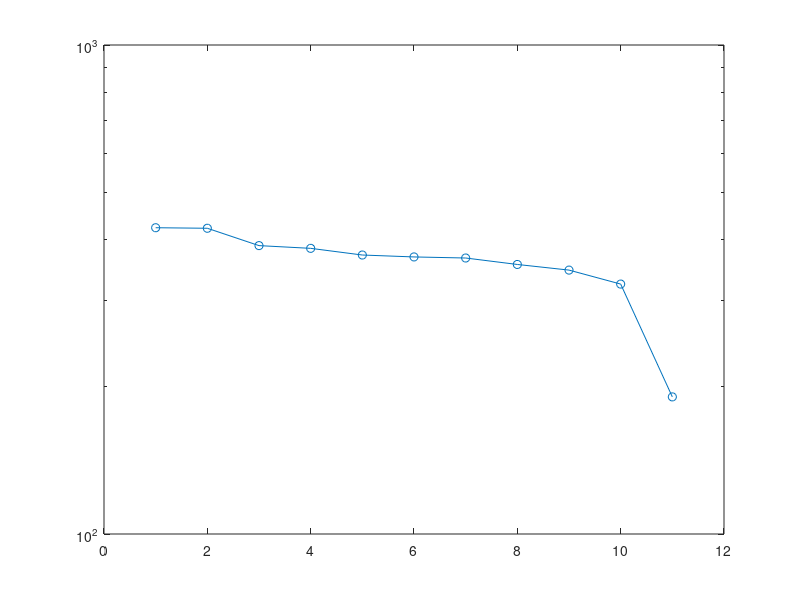
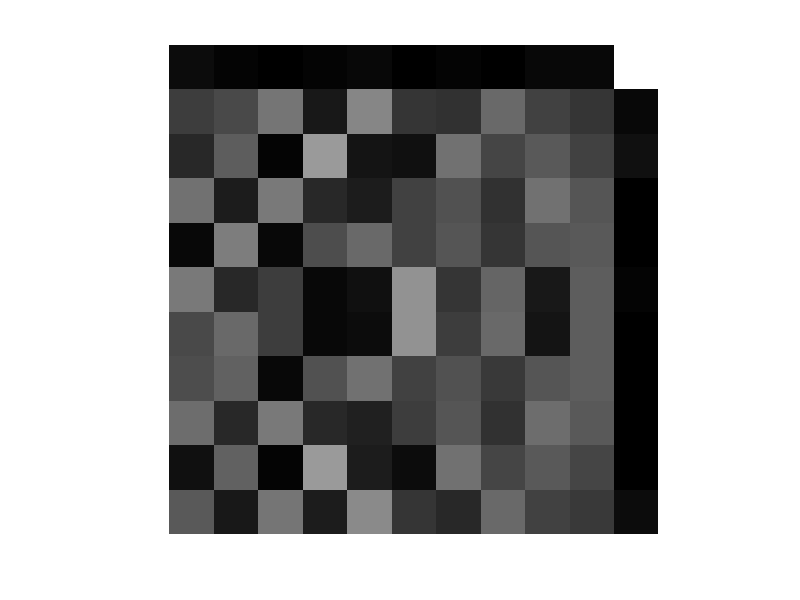
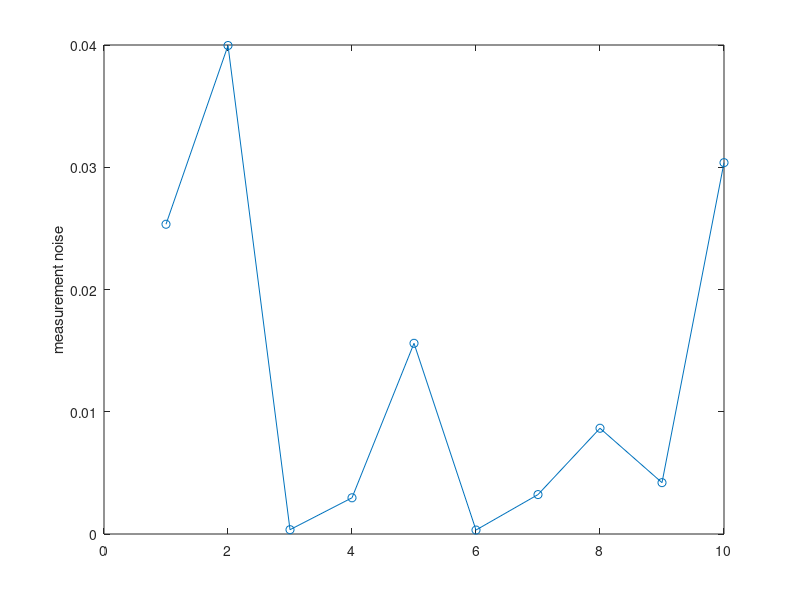
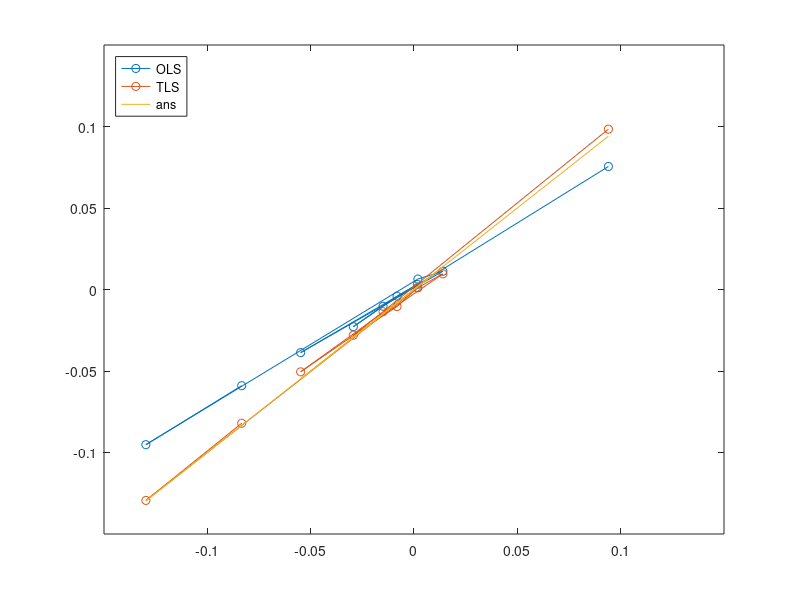

Reproduce these figures in MATLAB, in order.
% try recover filter coefficients from noisy data
% demo OLS can fail in large noise case

m = 1e5;
n = 10;

merr = 0.6;

old = randn('state'); randn('state', 34232344);
a = 0.1*randn(n, 1);
randn('state', old);

mdrive = 1.0;
wb = mdrive * randn(m+2*n, 1);
b_true = [1; -a];
x = filter(1, b_true, wb);
x = x(n+1:end);
y = x + merr * randn(size(x,1),1);

Z = zeros(m,n);
for k = 1:n
  Z(:,k) = y(n-k+1:end-k);
end
B = y(n+1:end);

% smaller to get closer to OLS
% merr   fact
% 5.0    0.978  % not accurate
% 2.0    0.895
% 1.0    0.707
% 0.6    0.517
% 0.5    0.448
% 0.2    0.194
% 0.1    0.095
% 0.05   0.049

%fact = merr/sqrt(mdrive^2+merr^2);  % merr/sqrt(1+merr*merr)
err_drive_ratio = merr^2/mdrive^2;
fact = sqrt(err_drive_ratio / (1 + err_drive_ratio));
[U,S,V] = svd([fact*B Z], 'econ');
measurement_noise_r1 = U(:,end) * S(end,end) * V(:,end)';
measurement_noise = [1/fact ones(1,size(Z, 2))] .* measurement_noise_r1;

measurement_noise_coef = S(end,end)/sqrt(m)

% norm( ([fact*B Z] - measurement_noise_r1) * V(:, end) ) == 0
%norm( sum([(B - U(:,end)*S(end,end)*V(1,end)/fact)*V(1, end)*fact (Z-U(:,end)*S(end,end)*V(2:end,end)')*V(2:end, end)], 2))

figure(100);
semilogy(diag(S), '-o');

figure(101);
imshow(abs(V));

figure(102);
plot(std(measurement_noise(:,2:end)), '-o')
ylabel('measurement noise');
generator_noise_coef = sqrt(var(measurement_noise(:,1)) - measurement_noise_coef.^2)

a
a_est = Z \ B   % correct for merr = 0
a_tls = -V(2:end, end) / (V(1,end) * fact)

coef_slope = polyfit(a, a_tls, [1 0]>0)

figure(200);
plot(a, a_est, '-o', a, a_tls, '-o', a, a, '-');
axis([-1 1 -1 1]*0.15)
legend('OLS', 'TLS', 'ans');
legend('location', 'northwest');

if 0
  disp('verify gTLS:');
  Sigma = [];
  SNR = (mdrive/merr)^2;
  [b, Sigma, eta2] = gTLS([B Z], Sigma, SNR);
  diag_sqSigma = sqrt(diag(Sigma))'
  eta2
  bb = [b_true b [1; -a_tls]]
end

